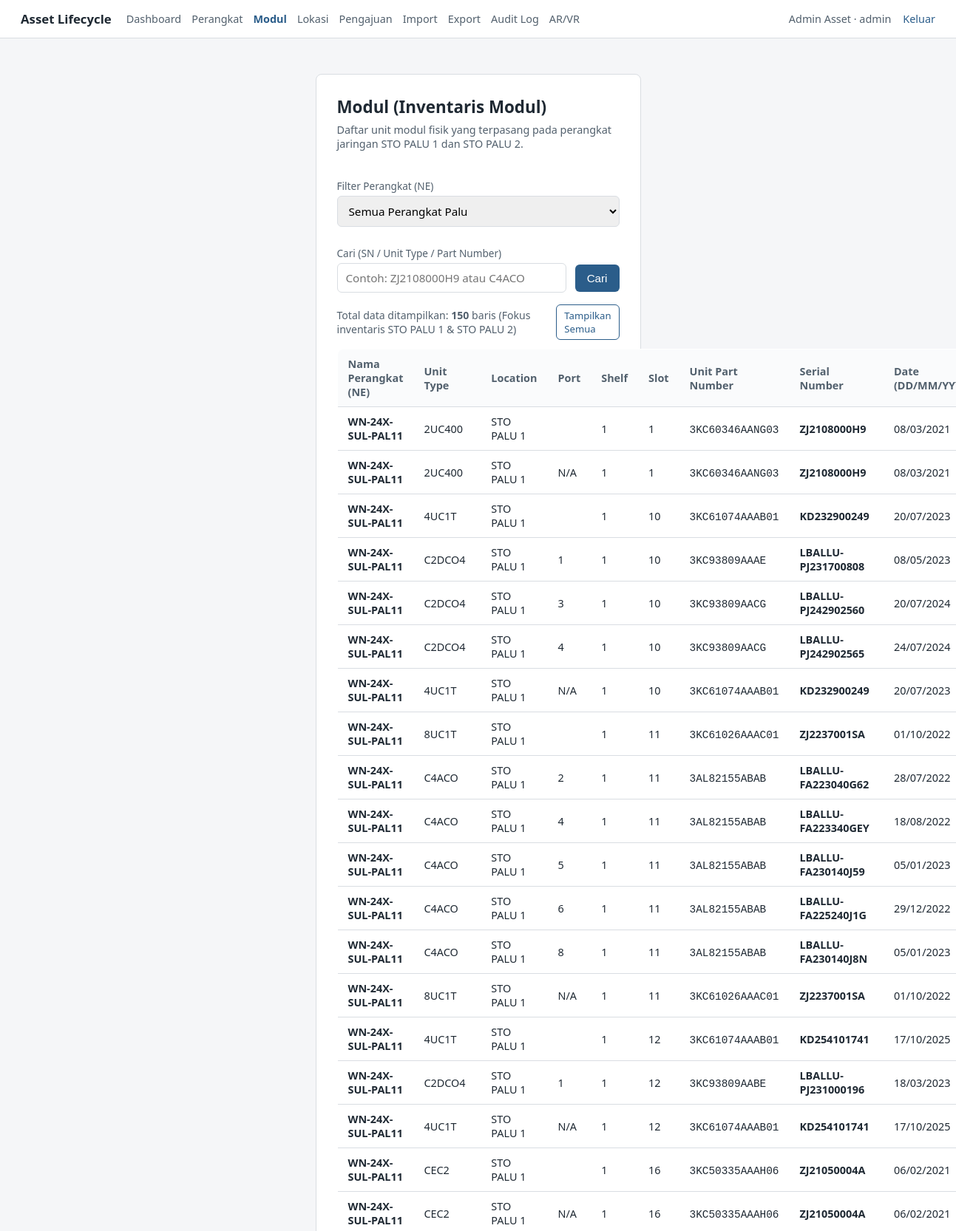
Page /modules/inventory (signed in, upper part) on the committed database.
### app/models/user.py (models this page shows, shortened)
class User(db.Model, UserMixin):
    __tablename__ = "user"
    user_id = db.Column(db.Integer, primary_key=True)
    name = db.Column(db.String(150), nullable=False)
    email = db.Column(db.String(150), unique=True)
    password = db.Column(db.String(255))
    role = db.Column(db.String(20), nullable=False)  # 'admin' / 'karyawan_tif' / 'teknisi'
    is_pj = db.Column(db.Boolean, default=False)
    district = db.Column(db.String(100))
    status = db.Column(db.String(20), default="aktif")  # 'aktif' / 'pending'
    avatar_path = db.Column(db.String(255), nullable=True)  # path relatif ke static/avatars/
    created_at = db.Column(db.DateTime, default=datetime.utcnow)
    updated_at = db.Column(db.DateTime, onupdate=datetime.utcnow)

### app/models/module_position.py (models this page shows)
class ModulePosition(db.Model):
    __tablename__ = "module_positions"
    position_id = db.Column(db.Integer, primary_key=True)
    module_id = db.Column(db.Integer, db.ForeignKey("modules.modul_id"))
    device_id = db.Column(db.Integer, db.ForeignKey("devices.device_id"))
    slot_definition_id = db.Column(db.Integer, db.ForeignKey("slot_definitions.slot_definition_id"))
    installed_at = db.Column(db.DateTime, default=datetime.utcnow)
    status = db.Column(db.String(20), default="aktif")
    shelf = db.Column(db.String(20))
    port = db.Column(db.String(50))
    module = db.relationship("Module", foreign_keys=[module_id], back_populates="positions")
    device = db.relationship("Device", foreign_keys=[device_id])
    slot_definition = db.relationship("SlotDefinition", foreign_keys=[slot_definition_id])

### app/models/device.py (models this page shows)
class Device(db.Model):
    __tablename__ = "devices"
    device_id = db.Column(db.Integer, primary_key=True)
    device_type_id = db.Column(db.Integer, db.ForeignKey("device_types.device_type_id"))
    location_id = db.Column(db.Integer, db.ForeignKey("locations.location_id"))
    nama_perangkat = db.Column(db.String(150))
    serial_number = db.Column(db.String(100))
    hostname = db.Column(db.String(150))
    status = db.Column(db.String(50))
    keterangan = db.Column(db.Text)
    created_at = db.Column(db.DateTime, default=datetime.utcnow)
    updated_at = db.Column(db.DateTime, onupdate=datetime.utcnow)

### app/models/module_type.py (models this page shows)
class ModuleType(db.Model):
    __tablename__ = "module_types"
    module_type_id = db.Column(db.Integer, primary_key=True)
    nama_tipe = db.Column(db.String(100), nullable=False)
    vendor = db.Column(db.String(100))
    deskripsi = db.Column(db.Text)
    created_at = db.Column(db.DateTime, default=datetime.utcnow)
    updated_at = db.Column(db.DateTime, onupdate=datetime.utcnow)
    modules = db.relationship("Module", backref="module_type")

### app/models/location.py (models this page shows)
class Location(db.Model):
    __tablename__ = "locations"
    location_id = db.Column(db.Integer, primary_key=True)
    nama_lokasi = db.Column(db.String(150))  # 'Palu 1', 'Palu 2', 'Donggala'
    alamat = db.Column(db.Text)
    district = db.Column(db.String(100))
    area = db.Column(db.String(100))
    latitude = db.Column(db.Float)
    longitude = db.Column(db.Float)
    created_at = db.Column(db.DateTime, default=datetime.utcnow)
    updated_at = db.Column(db.DateTime, onupdate=datetime.utcnow)
    devices = db.relationship("Device", backref="location")

### app/models/slot_definition.py (models this page shows)
class SlotDefinition(db.Model):
    __tablename__ = "slot_definitions"
    slot_definition_id = db.Column(db.Integer, primary_key=True)
    device_type_id = db.Column(db.Integer, db.ForeignKey("device_types.device_type_id"))
    nomor_slot = db.Column(db.String(20), nullable=False)
    nama_slot = db.Column(db.String(100))
    posisi = db.Column(db.String(100))
    keterangan = db.Column(db.Text)

### app/models/module.py (models this page shows)
class Module(db.Model):
    __tablename__ = "modules"
    modul_id = db.Column(db.Integer, primary_key=True)
    module_type_id = db.Column(db.Integer, db.ForeignKey("module_types.module_type_id"))
    serial_number = db.Column(db.String(100))
    unit_part_number = db.Column(db.String(100))
    original_date = db.Column(db.String(50))
    kondisi = db.Column(db.String(20), default="AKTIF")  # RUSAK / IDLE / AKTIF
    created_at = db.Column(db.DateTime, default=datetime.utcnow)
    updated_at = db.Column(db.DateTime, onupdate=datetime.utcnow)
    positions = db.relationship("ModulePosition", back_populates="module", cascade="all, delete-orphan")

### app/modules/module_request/routes.py (the view, shortened to what this page needs)
@module_request_bp.route("/", methods=["GET"])
@module_request_bp.route("/inventory", methods=["GET"])
@login_required
def inventory():
    ne_filter = request.args.get("ne", "").strip()
    search_query = request.args.get("q", "").strip()
    show_all = request.args.get("all", "0") == "1"
    query = (
        db.session.query(
            Device.hostname.label("ne_name"),
            ModuleType.nama_tipe.label("unit_type"),
            Location.nama_lokasi.label("location_name"),
            ModulePosition.port.label("port"),
            ModulePosition.shelf.label("shelf"),
            SlotDefinition.nomor_slot.label("slot"),
            Module.unit_part_number.label("unit_part_number"),
            Module.serial_number.label("serial_number"),
            Module.original_date.label("date_str"),
        )
        .join(ModulePosition, Module.modul_id == ModulePosition.module_id)
        .join(Device, ModulePosition.device_id == Device.device_id)
        .join(Location, Device.location_id == Location.location_id)
        .join(ModuleType, Module.module_type_id == ModuleType.module_type_id)
        .join(SlotDefinition, ModulePosition.slot_definition_id == SlotDefinition.slot_definition_id)
        .filter(ModulePosition.status == "aktif")
    )
    if ne_filter:
        query = query.filter(Device.hostname == ne_filter)
    elif not show_all:
        query = query.filter(Device.hostname.in_(["WN-24X-SUL-PAL11", "WN-24X-SUL-PAL211"]))
    items = query.order_by(
        Device.hostname.asc(),
        SlotDefinition.nomor_slot.asc(),
        ModulePosition.port.asc(),
    ).all()
    palu_devices = (
        Device.query.filter(Device.hostname.in_(["WN-24X-SUL-PAL11", "WN-24X-SUL-PAL211"]))
        .order_by(Device.hostname)
        .all()
    )
    return render_template(
        "module_request/inventory.html",
        items=items,
        total_count=len(items),
        selected_ne=ne_filter,
        search_query=search_query,
        show_all=show_all,
        palu_devices=palu_devices,
    )

### app/templates/module_request/inventory.html (shortened to what this page needs)
{% extends "base.html" %}
{% block content %}
<div class="page page--wide" style="margin:0;padding:0;max-width:none;">
<div class="card" style="margin-bottom:20px;">
    <h1>Modul (Inventaris Modul)</h1>
    <p class="subtitle">Daftar unit modul fisik yang terpasang pada perangkat jaringan STO PALU 1 dan STO PALU 2.</p>
    <form method="GET" style="display:flex;gap:12px;align-items:flex-end;margin-bottom:16px;flex-wrap:wrap;">
        <div style="flex:1;min-width:200px;">
            <label for="filter_ne">Filter Perangkat (NE)</label>
            <select id="filter_ne" name="ne" onchange="this.form.submit()">
                <option value="">Semua Perangkat Palu</option>
            </select>
        </div>
        <div style="flex:1;min-width:200px;">
            <label for="search_q">Cari (SN / Unit Type / Part Number)</label>
            <input type="text" id="search_q" name="q" value="{{ search_query }}" placeholder="Contoh: ZJ2108000H9 atau C4ACO">
        </div>
        <div style="padding-bottom:1px;">
            <button type="submit" style="margin-top:0;">Cari</button>
        </div>
    </form>
    <div style="display:flex;justify-content:space-between;align-items:center;margin-bottom:12px;font-size:0.88rem;color:var(--ink-soft);">
        <div>
            Total data ditampilkan: <strong>{{ total_count }}</strong> baris
            {% if not show_all and not selected_ne %}
                (Fokus inventaris STO PALU 1 &amp; STO PALU 2)
            {% endif %}
        </div>
        <div>
            {% if show_all %}
                <a href="{{ url_for('module_request.inventory') }}" class="btn btn--secondary btn--small">Fokus Inventaris Palu</a>
            {% else %}
                <a href="{{ url_for('module_request.inventory', all=1) }}" class="btn btn--secondary btn--small">Tampilkan Semua</a>
            {% endif %}
        </div>
    </div>
    <table>
        <thead>
            <tr>
                <th>Nama Perangkat (NE)</th>
                <th>Unit Type</th>
                <th>Location</th>
                <th>Port</th>
                <th>Shelf</th>
                <th>Slot</th>
                <th>Unit Part Number</th>
                <th>Serial Number</th>
                <th>Date (DD/MM/YYYY)</th>
            </tr>
        </thead>
        <tbody>
            {% for item in items %}
            <tr>
                <td><strong>{{ item.ne_name }}</strong></td>
                <td>{{ item.unit_type }}</td>
                <td>{{ item.location_name }}</td>
                <td>{{ item.port if item.port else "" }}</td>
                <td>{{ item.shelf if item.shelf else "" }}</td>
                <td>{{ item.slot if item.slot else "" }}</td>
                <td><code>{{ item.unit_part_number if item.unit_part_number else "" }}</code></td>
                <td><strong>{{ item.serial_number }}</strong></td>
                <td>{{ item.date_str if item.date_str else "" }}</td>
            </tr>
            {% else %}
            <tr>
                <td colspan="9" style="text-align:center;padding:24px;color:var(--ink-soft);">
                    Tidak ada data modul yang sesuai dengan kriteria filter.
                </td>
            </tr>
            {% endfor %}
        </tbody>
    </table>
</div>
</div>
{% endblock %}

### app/templates/base.html (shortened to what this page needs)
<!DOCTYPE html>
<html lang="id">
<head>
    <link rel="stylesheet" href="{{ url_for('static', filename='style.css') }}">
</head>
<body>
    <header class="topbar">
        <div style="display:flex;align-items:center;gap:20px;">
            <a href="{{ url_for('index') }}" class="topbar__brand">Asset Lifecycle</a>
            {% if current_user.is_authenticated %}
            <nav class="topbar__menu" style="display:flex;gap:14px;font-size:0.9rem;">
                <a href="{{ url_for('index') }}" style="color:var(--ink-soft);text-decoration:none;">Dashboard</a>
                <a href="{{ url_for('device.devices') }}" style="color:var(--ink-soft);text-decoration:none;">Perangkat</a>
                <a href="{{ url_for('module_request.inventory') }}" style="color:var(--accent);font-weight:600;text-decoration:none;">Modul</a>
                <a href="{{ url_for('device.locations') }}" style="color:var(--ink-soft);text-decoration:none;">Lokasi</a>
                <a href="{{ url_for('module_request.list_requests') }}" style="color:var(--ink-soft);text-decoration:none;">Pengajuan</a>
                {% if current_user.role in ['admin', 'karyawan_tif'] %}
                <a href="{{ url_for('data_import.index') }}" style="color:var(--ink-soft);text-decoration:none;">Import</a>
                <a href="{{ url_for('export.index') }}" style="color:var(--ink-soft);text-decoration:none;">Export</a>
                <a href="{{ url_for('audit.logs') }}" style="color:var(--ink-soft);text-decoration:none;">Audit Log</a>
                {% endif %}
                <a href="{{ url_for('ar.scan') }}" style="color:var(--ink-soft);text-decoration:none;">AR/VR</a>
            </nav>
            {% endif %}
        </div>
        <nav class="topbar__nav">
            {% if current_user.is_authenticated %}
                <span class="topbar__user">{{ current_user.name }} &middot; {{ current_user.role }}{% if current_user.is_pj %} &middot; PJ{% endif %}</span>
                <a href="{{ url_for('auth.logout') }}">Keluar</a>
            {% else %}
                <a href="{{ url_for('auth.login') }}">Masuk</a>
            {% endif %}
        </nav>
    </header>
    <main class="page">
        {% block content %}{% endblock %}
    </main>
</body>
</html>

### app/static/style.css (style rules this page uses)
:root { --ink: #1f2933; --ink-soft: #52606d; --line: #d9dde2; --surface: #ffffff; --bg: #f5f6f8; --accent: #2b5d8a; --accent-hover: #234a6f; --error-bg: #fbe9e7; --error-ink: #9c3b2e; --success-bg: #e6f3ea; --success-ink: #2c6e49; }
* { box-sizing: border-box; }
body { margin: 0; font-family: "Segoe UI", system-ui, -apple-system, sans-serif; color: var(--ink); background: var(--bg); }
.topbar { display: flex; justify-content: space-between; align-items: center; padding: 14px 28px; background: var(--surface); border-bottom: 1px solid var(--line); }
.topbar__brand { font-weight: 600; font-size: 1.05rem; color: var(--ink); text-decoration: none; }
.topbar__nav { display: flex; align-items: center; gap: 16px; font-size: 0.9rem; }
.topbar__nav a { color: var(--accent); text-decoration: none; }
.topbar__user { color: var(--ink-soft); }
.page { max-width: 480px; margin: 48px auto; padding: 0 20px; }
.page--wide { max-width: 900px; }
.card { background: var(--surface); border: 1px solid var(--line); border-radius: 8px; padding: 28px; }
h1 { font-size: 1.4rem; margin: 0 0 6px; }
.subtitle { color: var(--ink-soft); font-size: 0.9rem; margin: 0 0 24px; }
label { display: block; font-size: 0.85rem; color: var(--ink-soft); margin-bottom: 4px; margin-top: 14px; }
input, select { width: 100%; padding: 9px 11px; border: 1px solid var(--line); border-radius: 6px; font-size: 0.95rem; font-family: inherit; }
button, .btn { display: inline-block; margin-top: 20px; padding: 10px 16px; background: var(--accent); color: white; border: none; border-radius: 6px; font-size: 0.95rem; cursor: pointer; text-decoration: none; }
.btn--secondary { background: transparent; color: var(--accent); border: 1px solid var(--accent); }
table { width: 100%; border-collapse: collapse; background: var(--surface); border: 1px solid var(--line); border-radius: 8px; overflow: hidden; }
th, td { text-align: left; padding: 10px 14px; border-bottom: 1px solid var(--line); font-size: 0.9rem; }
th { background: #fafbfc; color: var(--ink-soft); font-weight: 600; }
.btn--small { margin-top: 0; padding: 5px 10px; font-size: 0.82rem; }

### rows in the picture
User: name "Admin Asset", role "admin"
ModulePosition: ne_name "WN-24X-SUL-PAL11", unit_type "2UC400", location_name "STO PALU 1", shelf "1", nomor_slot "1", unit_part_number "3KC60346AANG03", serial_number "ZJ2108000H9", original_date "08/03/2021"
ModulePosition: ne_name "WN-24X-SUL-PAL11", unit_type "2UC400", location_name "STO PALU 1", port "N/A", shelf "1", nomor_slot "1", unit_part_number "3KC60346AANG03", serial_number "ZJ2108000H9", original_date "08/03/2021"
ModulePosition: ne_name "WN-24X-SUL-PAL11", unit_type "4UC1T", location_name "STO PALU 1", shelf "1", nomor_slot "10", unit_part_number "3KC61074AAAB01", serial_number "KD232900249", original_date "20/07/2023"
ModulePosition: ne_name "WN-24X-SUL-PAL11", unit_type "C2DCO4", location_name "STO PALU 1", port "1", shelf "1", nomor_slot "10", unit_part_number "3KC93809AAAE", serial_number "LBALLU-PJ231700808", original_date "08/05/2023"
ModulePosition: ne_name "WN-24X-SUL-PAL11", unit_type "C2DCO4", location_name "STO PALU 1", port "3", shelf "1", nomor_slot "10", unit_part_number "3KC93809AACG", serial_number "LBALLU-PJ242902560", original_date "20/07/2024"
ModulePosition: ne_name "WN-24X-SUL-PAL11", unit_type "C2DCO4", location_name "STO PALU 1", port "4", shelf "1", nomor_slot "10", unit_part_number "3KC93809AACG", serial_number "LBALLU-PJ242902565", original_date "24/07/2024"
ModulePosition: ne_name "WN-24X-SUL-PAL11", unit_type "4UC1T", location_name "STO PALU 1", port "N/A", shelf "1", nomor_slot "10", unit_part_number "3KC61074AAAB01", serial_number "KD232900249", original_date "20/07/2023"
ModulePosition: ne_name "WN-24X-SUL-PAL11", unit_type "8UC1T", location_name "STO PALU 1", shelf "1", nomor_slot "11", unit_part_number "3KC61026AAAC01", serial_number "ZJ2237001SA", original_date "01/10/2022"
ModulePosition: ne_name "WN-24X-SUL-PAL11", unit_type "C4ACO", location_name "STO PALU 1", port "2", shelf "1", nomor_slot "11", unit_part_number "3AL82155ABAB", serial_number "LBALLU-FA223040G62", original_date "28/07/2022"
ModulePosition: ne_name "WN-24X-SUL-PAL11", unit_type "C4ACO", location_name "STO PALU 1", port "4", shelf "1", nomor_slot "11", unit_part_number "3AL82155ABAB", serial_number "LBALLU-FA223340GEY", original_date "18/08/2022"
ModulePosition: ne_name "WN-24X-SUL-PAL11", unit_type "C4ACO", location_name "STO PALU 1", port "5", shelf "1", nomor_slot "11", unit_part_number "3AL82155ABAB", serial_number "LBALLU-FA230140J59", original_date "05/01/2023"
ModulePosition: ne_name "WN-24X-SUL-PAL11", unit_type "C4ACO", location_name "STO PALU 1", port "6", shelf "1", nomor_slot "11", unit_part_number "3AL82155ABAB", serial_number "LBALLU-FA225240J1G", original_date "29/12/2022"
ModulePosition: ne_name "WN-24X-SUL-PAL11", unit_type "C4ACO", location_name "STO PALU 1", port "8", shelf "1", nomor_slot "11", unit_part_number "3AL82155ABAB", serial_number "LBALLU-FA230140J8N", original_date "05/01/2023"
ModulePosition: ne_name "WN-24X-SUL-PAL11", unit_type "8UC1T", location_name "STO PALU 1", port "N/A", shelf "1", nomor_slot "11", unit_part_number "3KC61026AAAC01", serial_number "ZJ2237001SA", original_date "01/10/2022"
ModulePosition: ne_name "WN-24X-SUL-PAL11", unit_type "4UC1T", location_name "STO PALU 1", shelf "1", nomor_slot "12", unit_part_number "3KC61074AAAB01", serial_number "KD254101741", original_date "17/10/2025"
ModulePosition: ne_name "WN-24X-SUL-PAL11", unit_type "C2DCO4", location_name "STO PALU 1", port "1", shelf "1", nomor_slot "12", unit_part_number "3KC93809AABE", serial_number "LBALLU-PJ231000196", original_date "18/03/2023"
ModulePosition: ne_name "WN-24X-SUL-PAL11", unit_type "4UC1T", location_name "STO PALU 1", port "N/A", shelf "1", nomor_slot "12", unit_part_number "3KC61074AAAB01", serial_number "KD254101741", original_date "17/10/2025"
ModulePosition: ne_name "WN-24X-SUL-PAL11", unit_type "CEC2", location_name "STO PALU 1", shelf "1", nomor_slot "16", unit_part_number "3KC50335AAAH06", serial_number "ZJ21050004A", original_date "06/02/2021"
ModulePosition: ne_name "WN-24X-SUL-PAL11", unit_type "CEC2", location_name "STO PALU 1", port "N/A", shelf "1", nomor_slot "16", unit_part_number "3KC50335AAAH06", serial_number "ZJ21050004A", original_date "06/02/2021"

### other values in the picture
{{ total_count }} "150"
